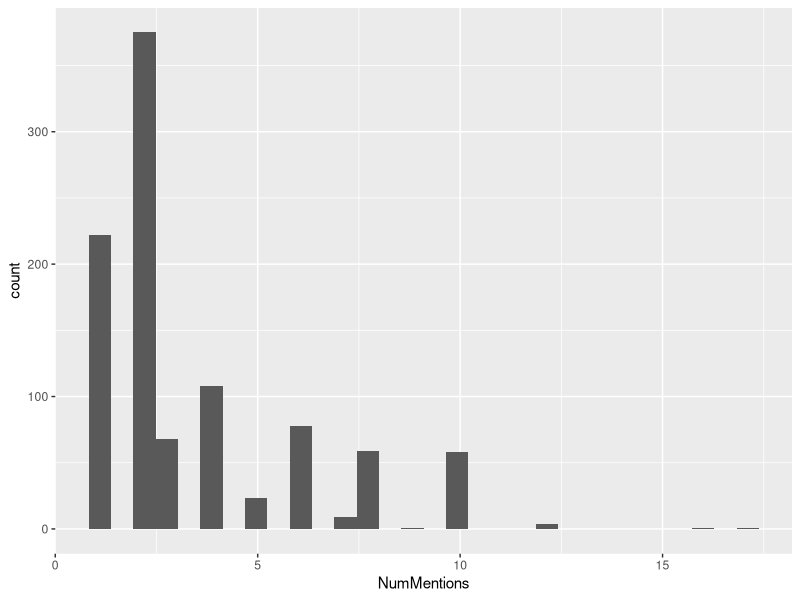
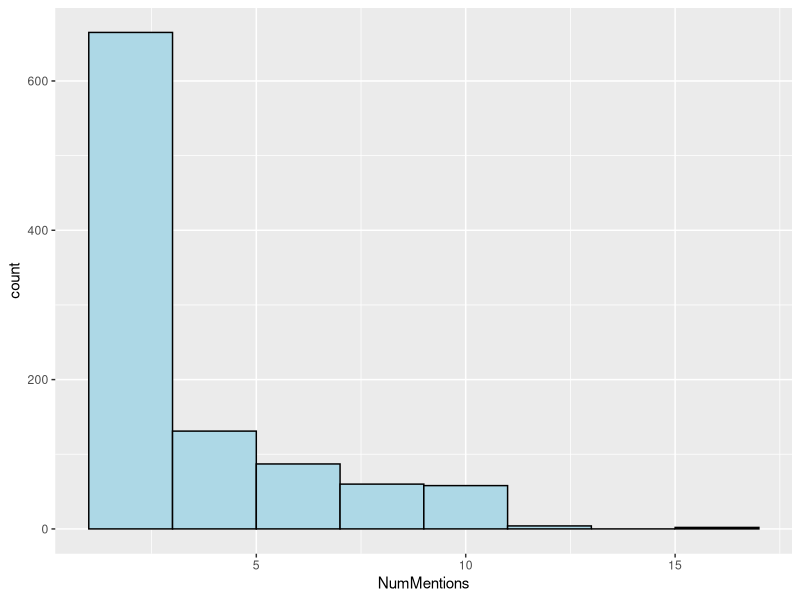
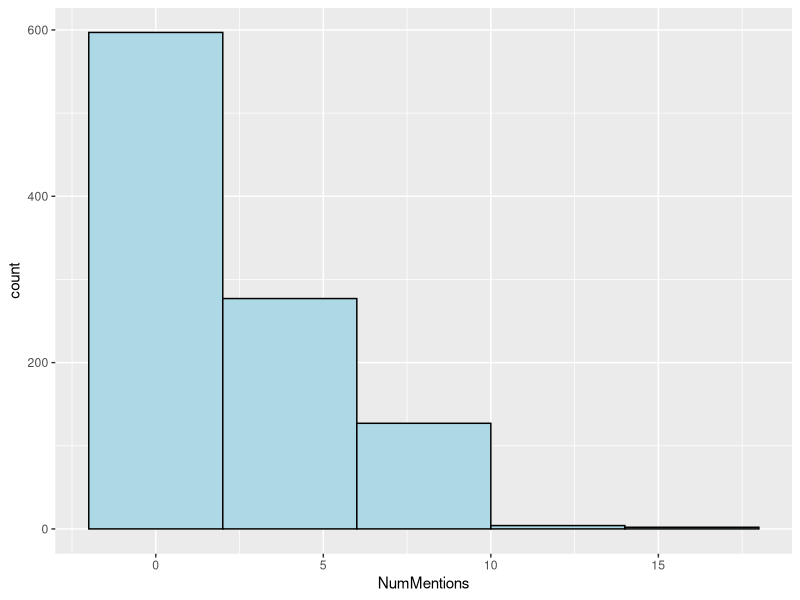

Here is the R script that generated these plots, in order:
## ---- chunk 1
library(ggplot2)
subsahara_jan17 <- read.csv("subsahara_jan17.csv")
## ---- chunk 2
ggplot(subsahara_jan17, aes(x=NumMentions))+
  geom_histogram()
## ---- chunk 3
summary(subsahara_jan17$NumMentions)
## ---- chunk 4
ggplot(subsahara_jan17, aes(x = NumMentions)) +
  geom_histogram(binwidth = 2, fill = "lightblue", color = "black")
## ---- chunk 5
ggplot(subsahara_jan17, aes(x = NumMentions)) +
  geom_histogram(bins =5, fill = "lightblue", color = "black")
